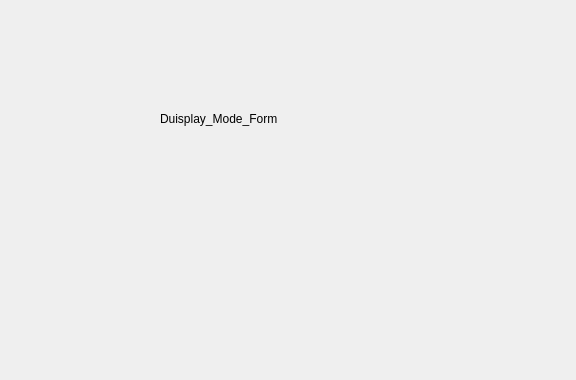
<?xml version="1.0" encoding="UTF-8"?>
<ui version="4.0">
 <class>Form</class>
 <widget class="QWidget" name="Form">
  <property name="geometry">
   <rect>
    <x>0</x>
    <y>0</y>
    <width>576</width>
    <height>380</height>
   </rect>
  </property>
  <property name="windowTitle">
   <string>Form</string>
  </property>
  <widget class="QLabel" name="label">
   <property name="geometry">
    <rect>
     <x>160</x>
     <y>110</y>
     <width>291</width>
     <height>18</height>
    </rect>
   </property>
   <property name="text">
    <string>Duisplay_Mode_Form</string>
   </property>
  </widget>
 </widget>
 <resources/>
 <connections/>
</ui>
